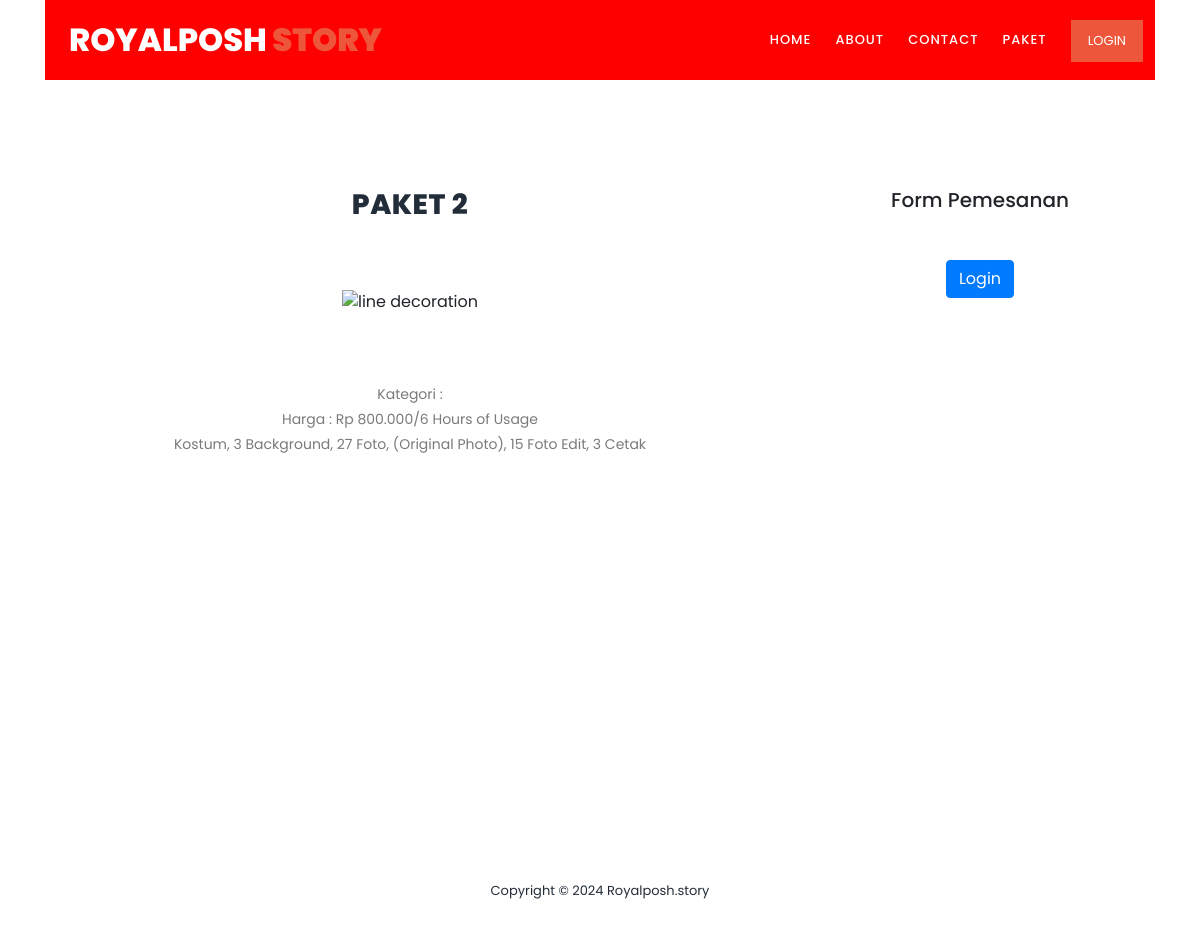
The page /paket/2 on the database as committed earlier.
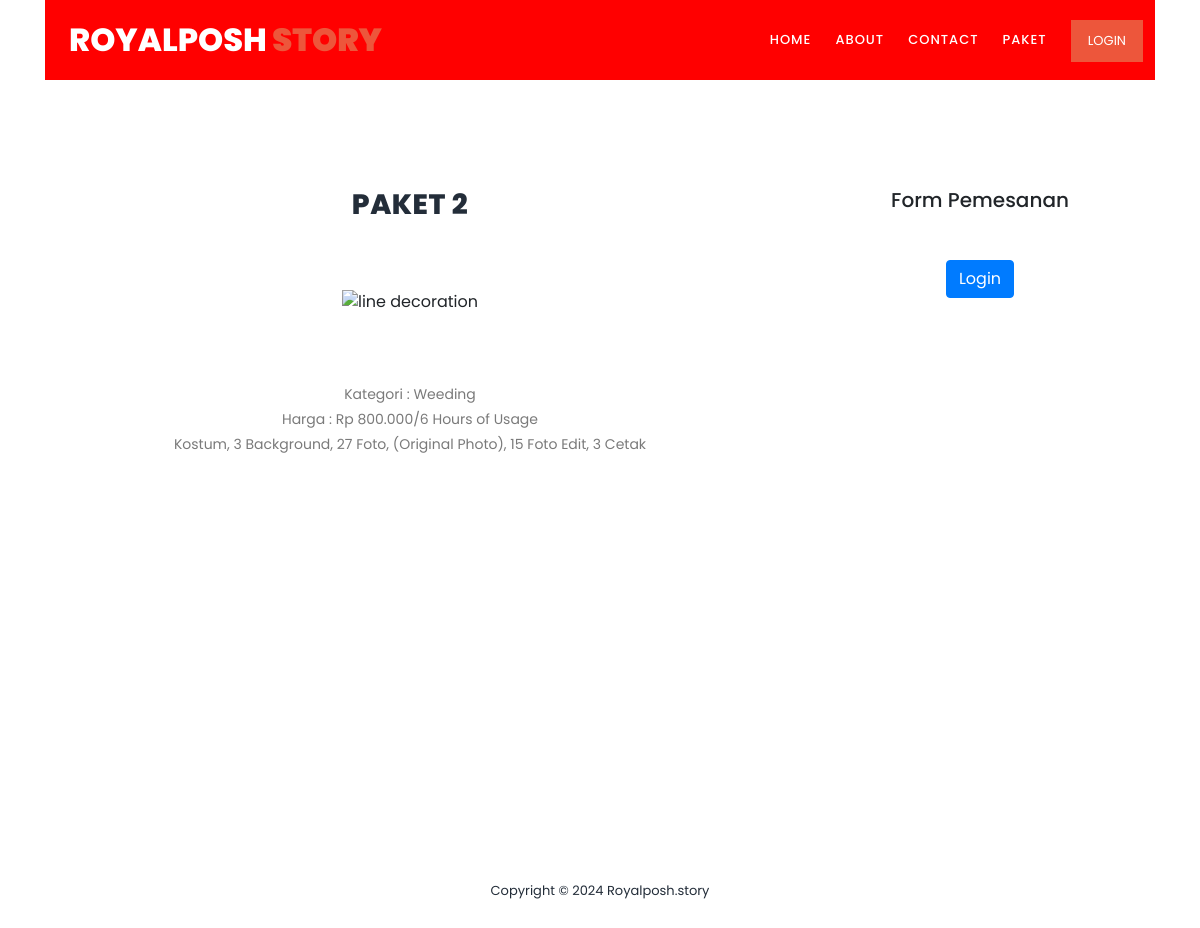
The same page on the database as committed later.
### tables this page shows
CREATE TABLE `packets` (
  `id_packet` bigint UNSIGNED NOT NULL,
  `packet_name` varchar(150) DEFAULT NULL,
  `id_kategori` int NOT NULL,
  `packet_duration` varchar(150) DEFAULT NULL,
  `packet_price` int UNSIGNED DEFAULT NULL,
  `packet_description` text,
  `membership` varchar(11) DEFAULT NULL,
  `created_at` datetime DEFAULT CURRENT_TIMESTAMP,
  `updated_at` datetime DEFAULT NULL ON UPDATE CURRENT_TIMESTAMP
);

CREATE TABLE `kategori` (
  `id_kategori` int NOT NULL,
  `nama` varchar(60) NOT NULL
);

### application/controllers/PageController.php (called while the page is built, shortened)
<?php
class PageController extends CI_Controller
{
	public function __construct()
	{
		$this->load->model('PaketModel', 'paket');
		$this->load->model('M_booking', 'booking');
	}
	public function detail_paket($id = NULL)
	{
		$paket = $this->paket->find($id);
		$data = [
			'content' => 'frontend/pages/detail_paket',
			'paket' => $paket,
			'judul' => $paket->packet_name
		];
		$this->load->view('frontend/app', $data);
	}
}

### index.php (called while the page is built, shortened)
<?php
require_once BASEPATH.'core/CodeIgniter.php';

### application/models/PaketModel.php (called while the page is built, shortened)
<?php
class PaketModel extends CI_Model
{
	var $table = 'packets';
	public function find($id_packet)
	{
		$this->db->select('packets.*, kategori.nama as kategori_nama,
                       (SELECT packet_images.image_name
                        FROM packet_images
                        WHERE packet_images.packet_id = packets.id_packet
                        ORDER BY packet_images.id_packet_images ASC
                        LIMIT 1) as first_image');
		$this->db->from($this->table);
		$this->db->join('kategori', 'kategori.id_kategori = packets.id_kategori', 'left');
		$this->db->where('packets.id_packet', $id_packet);
		$query = $this->db->get();
		return $query->row();
	}
}

### application/views/frontend/pages/detail_paket.php (the view, shortened to what this page needs)
<section class="section mt-5" id="trainers">
	<div class="container">
		<div class="row justify-content-center mt-5">
			<div class="col-lg-8">
				<div class="section-heading">
					<h2 class="text-center mb-5"><?= $paket->packet_name ?></h2>
					<div class="text-center">
						<img src="<?= base_url('assets/img/packets/') . $paket->first_image ?>" alt="line decoration" class="img-fluid" style="max-height:420px">
					</div>
					<div class="mt-5 text-center">
						<p class="">Kategori : <?= $paket->kategori_nama ?></p>
						<p class="">Harga : Rp <?= number_format($paket->packet_price, 0, ',', '.') . '/' . $paket->packet_duration ?></p>
						<p>
							<?= $paket->packet_description ?>
						</p>
					</div>
				</div>
			</div>
			<div class="col-md-4">
				<div class="section-heading">
					<h5 class="text-center mb-5">Form Pemesanan</h5>
					<?php if ($this->session->userdata('name')) : ?>
						<form action="<?= base_url('customer/proses-booking') ?>" method="post" class="mt-5">
							<input type="text" name="id_packet" value="<?= $paket->id_packet ?>" hidden>
							<div class='form-group mb-3 text-left'>
								<label for='nama' class='mb-2 text-left'>Nama <span class='text-danger'>*</span></label>
								<input type='text' name='nama' class='form-control <?php if (form_error('nama')) : ?> is-invalid <?php endif; ?>' value="<?= $this->session->userdata('name') ?>" disabled>
								<?php if (form_error('nama')) : ?>
									<div class='invalid-feedback'>
										<?= form_error('nama') ?>
									</div>
								<?php endif; ?>
							</div>
							<div class='form-group mb-3 text-left'>
								<label for='email' class='mb-2'>Email <span class='text-danger'>*</span></label>
								<input type='text' name='email' class='form-control <?php if (form_error('email')) : ?> is-invalid <?php endif; ?>' value="<?= $this->session->userdata('email') ?>" disabled>
								<?php if (form_error('email')) : ?>
									<div class='invalid-feedback'>
										<?= form_error('email') ?>
									</div>
								<?php endif; ?>
							</div>
							<div class='form-group mb-3 text-left'>
								<label for='tanggal' class='mb-2'>Tanggal dan Waktu <span class='text-danger'>*</span></label>
								<input type='text' id='tanggal_booking' name='tanggal' class='form-control' <?php if (form_error('tanggal')) : ?> is-invalid <?php endif; ?>>
								<?php if (form_error('tanggal')) : ?>
									<div class='invalid-feedback'>
										<?= form_error('tanggal') ?>
									</div>
								<?php endif; ?>
							</div>
							<div class='form-group mb-3 text-left'>
								<label for='alamat' class='mb-2'>Alamat <span class='text-danger'>*</span></label>
								<textarea name='alamat' class='form-control <?php if (form_error('alamat')) : ?> is-invalid <?php endif; ?>' id='alamat' cols='10' rows='3'></textarea>
								<p class="small">Note : Jika Anda berada di luar kota Purwakarta, Jawa Barat, biaya transportasi akan ditanggung oleh pemesan diluar dari harga jasa.</p>
								<?php if (form_error('alamat')) : ?>
									<div class='invalid-feedback'>
										<?= form_error('alamat') ?>
									</div>
								<?php endif; ?>
							</div>
							<div class='form-group mb-3 text-left'>
								<label for='jumlah_pembayaran' class='mb-2'>Jumlah Pembayaran <span class='text-danger'>*</span></label>
								<select name="jumlah_pembayaran" id="jumlah_pembayaran" class="form-control <?php if (form_error('alamat')) : ?> is-invalid <?php endif; ?>">
									<option value="">Pilih Jumlah Pembayaran</option>
									<option value="1">1 Kali</option>
									<option value="2">2 Kali</option>
								</select>
								<?php if (form_error('jumlah_pembayaran')) : ?>
									<div class='invalid-feedback'>
										<?= form_error('jumlah_pembayaran') ?>
									</div>
								<?php endif; ?>
							</div>
							<div class="form-group">
								<button class="btn btn-primary btn-block">Pesan Sekarang</button>
							</div>
						</form>
					<?php else : ?>
						<a href="<?= base_url('login') ?>" class="btn btn-primary">Login</a>
					<?php endif; ?>
				</div>
			</div>
		</div>
	</div>
</section>

### application/views/frontend/app.php (shortened to what this page needs)
<!DOCTYPE html>
<html lang="en">
<head>
	<link rel="stylesheet" type="text/css" href="<?= base_url() ?>/assets/frontend/css/bootstrap.min.css">
	<link rel="stylesheet" type="text/css" href="<?= base_url() ?>/assets/frontend/css/font-awesome.css">
	<link rel="stylesheet" href="<?= base_url() ?>/assets/frontend/css/templatemo-training-studio.css">
	<link rel="stylesheet" href="https://cdn.jsdelivr.net/npm/flatpickr/dist/flatpickr.min.css">
</head>
<body>
	<?php
	$this->load->view('frontend/layouts/navbar');
	?>
	<?php if (!empty($content)) : ?>
		<div style="min-height:800px">
			<?php $this->load->view($content); ?>
		</div>
	<?php endif; ?>
	<?php
	$this->load->view('frontend/layouts/footer');
	?>
</body>
</html>

### application/views/frontend/layouts/navbar.php (shortened to what this page needs)
<header class="header-area header-sticky">
	<div class="container">
		<div class="row">
			<div class="col-12">
				<nav class="main-nav" <?php if ($judul !== 'Home') : ?> style="background-color: red;" <?php endif; ?>>
					<a href="<?= base_url('/') ?>" class="logo ml-4">Royalposh<em> Story</em></a>
					<ul class="nav">
						<li class="scroll-to-section"><a href="<?= base_url('/') ?>">Home</a></li>
						<li class="scroll-to-section"><a href="<?= base_url('about') ?>">About</a></li>
						<li class="scroll-to-section"><a href="<?= base_url('contact') ?>">Contact</a></li>
						<li class="scroll-to-section"><a href="<?= base_url('paket') ?>">Paket</a></li>
						<?php if ($this->session->userdata('id')) : ?>
							<li class="nav-item dropdown">
								<a class="nav-link dropdown-toggle" href="#" role="button" data-toggle="dropdown" aria-expanded="false">
									<?= $this->session->userdata('name') ?></a>
								</a>
								<div class="dropdown-menu">
									<a class="dropdown-item" href="<?= base_url('customer/booking') ?>">Riwayat Booking</a>
									<a class="dropdown-item" href="<?= base_url('logout') ?>">Logout</a>
								</div>
							</li>
						<?php else : ?>
							<li class="main-button"><a href="<?= base_url('login') ?>">Login</a></li>
						<?php endif; ?>
					</ul>
				</nav>
			</div>
		</div>
	</div>
</header>

### application/views/frontend/layouts/footer.php
<footer>
	<div class="container">
		<div class="row">
			<div class="col-lg-12">
				<p>Copyright &copy; 2024 Royalposh.story</p>
			</div>
		</div>
	</div>
</footer>

### assets/frontend/css/templatemo-training-studio.css (style rules this page uses)
html, body, div, span, applet, object, iframe, h1, h2, h3, h4, h5, h6, p, blockquote, div pre, a, abbr, acronym, address, big, cite, code, del, dfn, em, font, img, ins, kbd, q, s, samp, small, strike, strong, sub, sup, tt, var, b, u, i, center, dl, dt, dd, ol, ul, li, figure, header, nav, section, article, aside, footer, figcaption { margin: 0; padding: 0; border: 0; outline: 0; }
ul, li { padding: 0; margin: 0; list-style: none; }
header, nav, section, article, aside, footer, hgroup { display: block; }
* { box-sizing: border-box; }
html, body { font-family: 'Poppins', sans-serif; font-weight: 400; background-color: #fff; font-size: 16px; -ms-text-size-adjust: 100%; -webkit-font-smoothing: antialiased; -moz-osx-font-smoothing: grayscale; }
a { text-decoration: none !important; }
h1, h2, h3, h4, h5, h6 { margin-top: 0px; margin-bottom: 0px; }
ul { margin-bottom: 0px; }
p { font-size: 14px; line-height: 25px; color: #7a7a7a; }
html, body { background: #fff; font-family: 'Poppins', sans-serif; }
.section-heading { text-align: center; margin-top: 140px; margin-bottom: 80px; }
.section-heading h2 { font-size: 28px; font-weight: 800; color: #232d39; text-transform: uppercase; letter-spacing: 0.5px; margin-top: 0px; margin-bottom: 0px; }
.section-heading img { margin: 20px auto; }
.main-button a { display: inline-block; font-size: 15px; padding: 12px 20px; background-color: #ed563b; color: #fff; text-align: center; font-weight: 400; text-transform: uppercase; transition: all .3s; }
.header-area { position: absolute; top: 0px; left: 0px; right: 0px; z-index: 100; height: 80px; background: rgba(250,250,250,0.1); -webkit-transition: all .5s ease 0s; -moz-transition: all .5s ease 0s; -o-transition: all .5s ease 0s; transition: all .5s ease 0s; }
.header-area .main-nav { min-height: 80px; background: transparent; }
.header-area .main-nav .logo { line-height: 80px; color: #fff; font-size: 32px; font-weight: 800; text-transform: uppercase; float: left; -webkit-transition: all 0.3s ease 0s; -moz-transition: all 0.3s ease 0s; -o-transition: all 0.3s ease 0s; transition: all 0.3s ease 0s; }
.header-area .main-nav .logo em { font-style: normal; color: #ed563b; font-weight: 900; }
.header-area .main-nav .nav { float: right; margin-top: 27px; margin-right: 0px; background-color: transparent; -webkit-transition: all 0.3s ease 0s; -moz-transition: all 0.3s ease 0s; -o-transition: all 0.3s ease 0s; transition: all 0.3s ease 0s; position: relative; z-index: 999; }
.header-area .main-nav .nav li { padding-left: 20px; padding-right: 20px; }
.header-area .main-nav .nav li a { display: block; font-weight: 500; font-size: 13px; color: #7a7a7a; text-transform: uppercase; -webkit-transition: all 0.3s ease 0s; -moz-transition: all 0.3s ease 0s; -o-transition: all 0.3s ease 0s; transition: all 0.3s ease 0s; height: 40px; line-height: 40px; border: transparent; letter-spacing: 1px; }
.header-area .main-nav .nav li a { color: #fff; }
.header-area .main-nav .nav li:last-child a { display: inline-block; font-size: 13px; padding: 11px 17px; background-color: #ed563b; color: #fff; text-align: center; font-weight: 400; letter-spacing: 0px; text-transform: uppercase; transition: all .3s; height: auto; line-height: 20px; }
.header-area.header-sticky { min-height: 80px; }
.header-area.header-sticky .nav { margin-top: 20px !important; }
@media (max-width: 1200px) { .header-area .main-nav .nav li { padding-left: 12px; padding-right: 12px; } }
@media (max-width: 1200px) { .header-area .main-nav:before { display: none; } }
@media (min-width: 767px) { .header-area .main-nav .nav { display: flex !important; } }
footer { text-align: center; padding: 30px 0px; }
footer p { color: #232d39; font-size: 13px; }

Rows that differ between the two databases and show on the page:
changed packets "PAKET 2": id_kategori.nama (not shown) → "Weeding"
